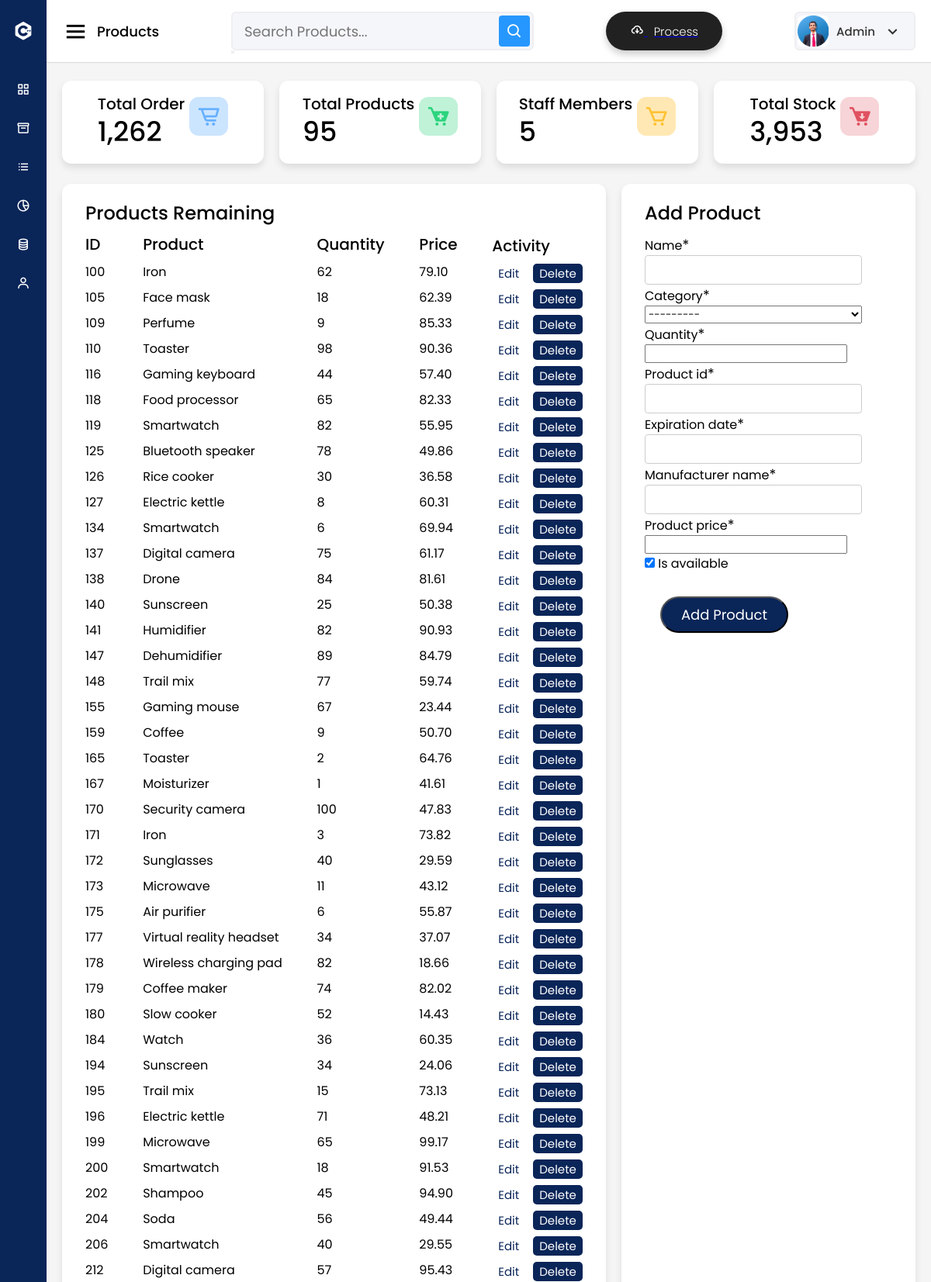
The page /stock/ (signed in, upper part) on the database its author committed.
### user/models.py (models this page shows, shortened)
class profile(models.Model):
    staff = models.OneToOneField(User, on_delete=models.CASCADE, null=True)
    address = models.CharField( max_length=100)
    phone = models.CharField( max_length=50, null= True)
    image = models.ImageField(default= 'avatar.jfif', upload_to= 'Profile_Images')

### dashboard/models.py (models this page shows, shortened)
class Product(models.Model):
    name = models.CharField(max_length=100, null=True)
    category = models.CharField(max_length=50, choices=CATEGORY, null=True)
    quantity = models.PositiveIntegerField(null=True)
    product_id = models.CharField(max_length=50, null=True)
    manufacturing_date = models.DateField(null=True)
    expiration_date = models.DateField(null=True)
    manufacturer_name = models.CharField(max_length=100, null=True)
    product_price = models.DecimalField(max_digits=10, decimal_places=2, null=True)
    is_available = models.BooleanField(default=True)

### dashboard/views.py (the view)
# urls.py: path('stock/', views.stock, name='dashboard-stock'),
@login_required
def stock(request):
    order_count = Order.objects.all().count()
    product_count = Product.objects.all().count()
    staff_count = User.objects.all().count()
    formatted_order_count = '{:,}'.format(order_count)
    formatted_product_count = '{:,}'.format(product_count)
    formatted_staff_count = '{:,}'.format(staff_count)
    products = Product.objects.all()
    total_stock_quantity = 0
    for product in products:
        total_stock_quantity += product.quantity
    total_stock_quantity = '{:,}'.format(total_stock_quantity)
    if (request.method == 'POST'):
        product_form = ProductForm(request.POST)
        if product_form.is_valid():
            product_form.save()
            product_name = product_form.cleaned_data.get('name')
            messages.success(request, f'{product_name} has been added successfully')
            return redirect('dashboard-product')
    else:
        product_form = ProductForm()
    items = Product.objects.all()
    context = {
        'items': items,
        'product_form':product_form,
        'product_count':product_count,
        'staff_count':staff_count,
        'order_count':order_count,
        'formatted_order_count':formatted_order_count,
        'formatted_product_count':formatted_product_count,
        'formatted_staff_count':formatted_staff_count,
        'total_stock_quantity':total_stock_quantity,
    }
    return render(request, 'dashboard/stock.html',context)

### dashboard/forms.py
class ProductForm(forms.ModelForm):
    class Meta:
        model = Product
        fields = ['name', 'category','quantity','product_id','expiration_date','manufacturer_name','product_price', 'is_available']

### templates/dashboard/stock.html (shortened to what this page needs)
{% extends 'partials/base.html' %}
{% block dashboard-title %} Products {% endblock dashboard-title %}
{% block content %}
{% load crispy_forms_tags %}
<div class="sales-boxes">
  <div class="recent-sales box">
    <div class="title">Products Remaining</div>
    <div class="sales-details">
      <ul class="details">
          <li class="topic">ID</li>
          {% for item in items %}
          {% if item.is_available == True %}
          <li>{{item.id}}</li>
          {% endif %}
        {% endfor %}
      </ul>
      <ul class="details">
        <li class="topic">Product</li>
        {% for item in items %}
          {% if item.is_available == True %}
          <li>{{item.name}}</li>
          {% endif %}
        {% endfor %}
      </ul>
      <ul class="details">
        <li class="topic">Quantity</li>
        {% for item in items %}
          {% if item.is_available == True %}
          <li>{{item.quantity}}</li>
          {% endif %}
        {% endfor %}
      </ul>
      <ul class="details">
        <li class="topic">Price</li>
        {% for item in items %}
          {% if item.is_available == True %}
          <li>{{item.product_price}}</li>
          {% endif %}
        {% endfor %}
      </ul>
      <ul class="details">
        <li class="topic">Activity</li>
        {% for item in items %}
          {% if item.is_available == True %}
          <div class="btns-product">
            <a href="{% url 'dashboard-product-update' item.id %}">Edit</a>
            <a href="{% url 'dashboard-product-delete' item.id %}">Delete</a>
          </div>
          {% endif %}
        {% endfor %}
      </ul>
    </div>
  </div>
      <div class="top-sales box">
      <div class="title">Add Product</div>
      <ul class="top-sales-details">
        <li>
          <form method="POST">
            {{ product_form|crispy }}
            <div class="buttons">
              <input type="submit" value="Add Product">
            </div>
          </form>
        </li>
        </ul>
      </div>
    </div>
  </div>
{% endblock content %}

### templates/partials/base.html (shortened to what this page needs)
{% load static %}
<link rel="stylesheet" href="{% static 'style.css' %}" />
<!DOCTYPE html>
<html lang="en" dir="ltr">
  <head>
    <link rel="stylesheet" href="{% static 'style.css' %}" />
    <link href='https://unpkg.com/boxicons@2.0.7/css/boxicons.min.css'
      rel='stylesheet'>
  </head>
  <body>
    {% include 'partials/sidebar.html' %}
    {% if user.is_authenticated and user.is_staff and user.is_superuser %}
  <section class="home-section">
    <nav>
      <div class="sidebar-button">
        <i class='bx bx-menu sidebarBtn'></i>
        <span class="dashboard">
          {% block dashboard-title %} {% endblock dashboard-title %}
        </span>
      </div>
      <form action="{% url 'dashboard-search-results' %}" method = "POST">
        <div class="search-box">
          <input type="text" placeholder="Search Products..." name = "searched">
          <button type = "submit"><i class='bx bx-search'></i></button>
        </div>
      </form>
      <div class="button-process">
        <div class="content">
          <a href="{% url 'dashboard-process-images'%}">
          <i class="bx bx-cloud-download"></i>
          <span class="button-process-text">Process </span></a>
        </div>
      </div>
      <div class="profile-details">
        <img  src= {{user.profile.image.url}} alt="Profile Picture">
        <span class="admin_name">{{user.username}}</span>
        <a href="{% url 'user-profile' %}"><i class='bx bx-chevron-down' > </i></a>
      </div>
    </nav>
    {% endif %}
    <div class="home-content">
    {% include 'partials/nav.html' %}
    {% block content %}{% endblock content %}
  </section>
</body>
</html>

### rows shown on the page
Product: id "100", name "Iron", quantity "62", product_price "79.10", is_available "Edit"
Product: id "105", name "Face mask", quantity "18", product_price "62.39", is_available "Edit"
Product: id "109", name "Perfume", quantity "9", product_price "85.33", is_available "Edit"
Product: id "110", name "Toaster", quantity "98", product_price "90.36", is_available "Edit"
Product: id "116", name "Gaming keyboard", quantity "44", product_price "57.40", is_available "Edit"
Product: id "118", name "Food processor", quantity "65", product_price "82.33", is_available "Edit"
Product: id "119", name "Smartwatch", quantity "82", product_price "55.95", is_available "Edit"
Product: id "125", name "Bluetooth speaker", quantity "78", product_price "49.86", is_available "Edit"
Product: id "126", name "Rice cooker", quantity "30", product_price "36.58", is_available "Edit"
Product: id "127", name "Electric kettle", quantity "8", product_price "60.31", is_available "Edit"
Product: id "134", name "Smartwatch", quantity "6", product_price "69.94", is_available "Edit"
Product: id "137", name "Digital camera", quantity "75", product_price "61.17", is_available "Edit"
Product: id "138", name "Drone", quantity "84", product_price "81.61", is_available "Edit"
Product: id "140", name "Sunscreen", quantity "25", product_price "50.38", is_available "Edit"
Product: id "141", name "Humidifier", quantity "82", product_price "90.93", is_available "Edit"
Product: id "147", name "Dehumidifier", quantity "89", product_price "84.79", is_available "Edit"
Product: id "148", name "Trail mix", quantity "77", product_price "59.74", is_available "Edit"
Product: id "155", name "Gaming mouse", quantity "67", product_price "23.44", is_available "Edit"
Product: id "159", name "Coffee", quantity "9", product_price "50.70", is_available "Edit"
Product: id "165", name "Toaster", quantity "2", product_price "64.76", is_available "Edit"
Product: id "167", name "Moisturizer", quantity "1", product_price "41.61", is_available "Edit"
Product: id "170", name "Security camera", quantity "100", product_price "47.83", is_available "Edit"
Product: id "171", name "Iron", quantity "3", product_price "73.82", is_available "Edit"
Product: id "172", name "Sunglasses", quantity "40", product_price "29.59", is_available "Edit"
Product: id "173", name "Microwave", quantity "11", product_price "43.12", is_available "Edit"
Product: id "175", name "Air purifier", quantity "6", product_price "55.87", is_available "Edit"
Product: id "177", name "Virtual reality headset", quantity "34", product_price "37.07", is_available "Edit"
Product: id "178", name "Wireless charging pad", quantity "82", product_price "18.66", is_available "Edit"
Product: id "179", name "Coffee maker", quantity "74", product_price "82.02", is_available "Edit"
Product: id "180", name "Slow cooker", quantity "52", product_price "14.43", is_available "Edit"
Product: id "184", name "Watch", quantity "36", product_price "60.35", is_available "Edit"
Product: id "194", name "Sunscreen", quantity "34", product_price "24.06", is_available "Edit"
Product: id "195", name "Trail mix", quantity "15", product_price "73.13", is_available "Edit"
Product: id "196", name "Electric kettle", quantity "71", product_price "48.21", is_available "Edit"
Product: id "199", name "Microwave", quantity "65", product_price "99.17", is_available "Edit"
Product: id "200", name "Smartwatch", quantity "18", product_price "91.53", is_available "Edit"
Product: id "202", name "Shampoo", quantity "45", product_price "94.90", is_available "Edit"
Product: id "204", name "Soda", quantity "56", product_price "49.44", is_available "Edit"
Product: id "206", name "Smartwatch", quantity "40", product_price "29.55", is_available "Edit"
Product: id "212", name "Digital camera", quantity "57", product_price "95.43", is_available "Edit"

### other values the page prints
{{ user.username }} "Admin"
{{ total_stock_quantity }} "3,953"
